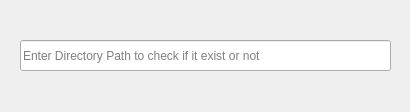
<?xml version="1.0" encoding="UTF-8"?>
<ui version="4.0">
 <class>Dialog</class>
 <widget class="QDialog" name="Dialog">
  <property name="geometry">
   <rect>
    <x>0</x>
    <y>0</y>
    <width>410</width>
    <height>112</height>
   </rect>
  </property>
  <property name="windowTitle">
   <string>Dialog</string>
  </property>
  <widget class="QLineEdit" name="lineEdit">
   <property name="geometry">
    <rect>
     <x>20</x>
     <y>40</y>
     <width>371</width>
     <height>31</height>
    </rect>
   </property>
   <property name="placeholderText">
    <string>Enter Directory Path to check if it exist or not</string>
   </property>
  </widget>
 </widget>
 <resources/>
 <connections/>
</ui>
